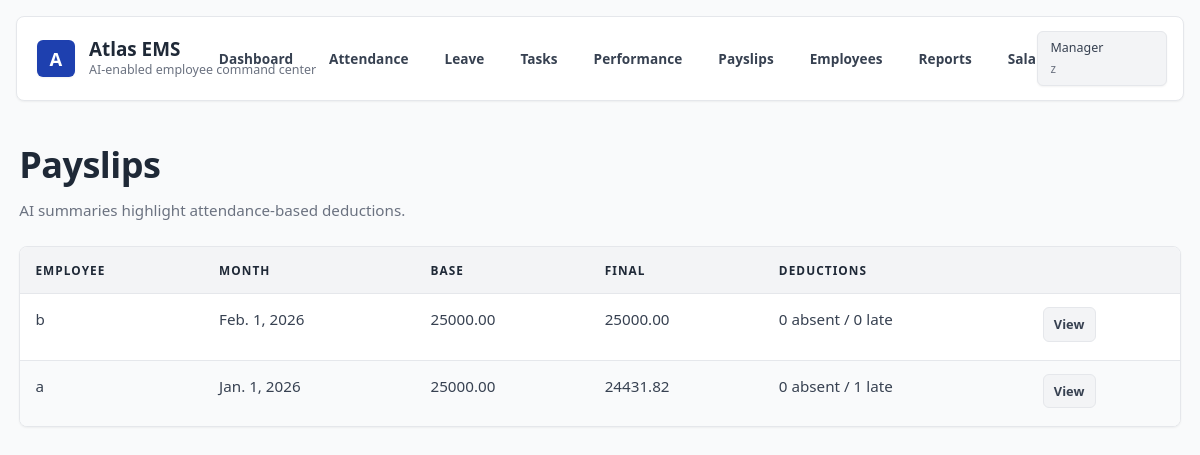
Page /payslips/ (signed in) on the committed database.
### ems/models.py (models this page shows, shortened)
class User(AbstractUser):
    ROLE_HR = 'HR'
    ROLE_MANAGER = 'MANAGER'
    ROLE_EMPLOYEE = 'EMPLOYEE'
    ROLE_CHOICES = [
        (ROLE_HR, 'HR'),
        (ROLE_MANAGER, 'Manager'),
        (ROLE_EMPLOYEE, 'Employee'),
    ]
    role = models.CharField(max_length=20, choices=ROLE_CHOICES, default=ROLE_EMPLOYEE)
    department = models.CharField(max_length=80, blank=True)
    leave_balance = models.IntegerField(default=12)
    def is_hr(self):
        return self.role == self.ROLE_HR
    def is_manager(self):
        return self.role == self.ROLE_MANAGER

class SalaryRecord(models.Model):
    employee = models.ForeignKey(User, on_delete=models.CASCADE, related_name='salary_records')
    month = models.DateField()
    base_salary = models.DecimalField(max_digits=10, decimal_places=2)
    final_salary = models.DecimalField(max_digits=10, decimal_places=2, default=Decimal('0.00'))
    late_days = models.IntegerField(default=0)
    absent_days = models.IntegerField(default=0)
    anomaly_flag = models.BooleanField(default=False)
    created_at = models.DateTimeField(auto_now_add=True)
    class Meta:
        ordering = ['-month']
        constraints = [
            models.UniqueConstraint(fields=['employee', 'month'], name='unique_salary_month')
        ]

### ems/views.py (the view)
# urls.py: path('payslips/', views.payslip_list, name='payslip_list'),
@login_required
def payslip_list(request):
    if request.user.is_hr() or request.user.is_manager():
        records = SalaryRecord.objects.select_related('employee').all()
    else:
        records = SalaryRecord.objects.filter(employee=request.user)
    return render(request, 'salary/payslip_list.html', {'records': records})

### ems/templates/salary/payslip_list.html (shortened to what this page needs)
{% extends 'base.html' %}
{% block content %}
<section class="page-header">
    <div>
        <h1>Payslips</h1>
        <p>AI summaries highlight attendance-based deductions.</p>
    </div>
</section>
<div class="table-wrap">
    <table class="data-table">
        <thead>
            <tr>
                {% if user.is_hr or user.is_manager %}<th>Employee</th>{% endif %}
                <th>Month</th>
                <th>Base</th>
                <th>Final</th>
                <th>Deductions</th>
                <th></th>
            </tr>
        </thead>
        <tbody>
            {% for record in records %}
                <tr>
                    {% if user.is_hr or user.is_manager %}<td>{{ record.employee.get_full_name|default:record.employee.username }}</td>{% endif %}
                    <td>{{ record.month }}</td>
                    <td>{{ record.base_salary }}</td>
                    <td>{{ record.final_salary }}</td>
                    <td>{{ record.absent_days }} absent / {{ record.late_days }} late</td>
                    <td class="actions"><a href="{% url 'payslip_detail' record.pk %}">View</a></td>
                </tr>
            {% endfor %}
        </tbody>
    </table>
</div>
{% endblock %}

### ems/templates/base.html (shortened to what this page needs)
{% load static %}
<!doctype html>
<html lang="en">
<head>
    <link rel="stylesheet" href="{% static 'ems/app.css' %}">
</head>
<body>
    <header class="site-header">
        <div class="brand">
            <span class="brand-mark">A</span>
            <div>
                <div class="brand-title">Atlas EMS</div>
                <div class="brand-subtitle">AI-enabled employee command center</div>
            </div>
        </div>
        <nav class="site-nav">
            {% if user.is_authenticated %}
                <a href="{% url 'dashboard' %}">Dashboard</a>
                <a href="{% url 'attendance_list' %}">Attendance</a>
                <a href="{% url 'leave_list' %}">Leave</a>
                <a href="{% url 'task_list' %}">Tasks</a>
                <a href="{% url 'performance_list' %}">Performance</a>
                <a href="{% url 'payslip_list' %}">Payslips</a>
                {% if user.is_hr or user.is_manager %}
                    <a href="{% url 'employee_list' %}">Employees</a>
                    <a href="{% url 'reports' %}">Reports</a>
                    <a href="{% url 'salary_list' %}">Salary</a>
                {% endif %}
                <form action="{% url 'logout' %}" method="post" class="inline-form">
                    <button type="submit" class="ghost">Logout</button>
                </form>
            {% else %}
                <a href="{% url 'login' %}">Login</a>
            {% endif %}
        </nav>
        {% if user.is_authenticated %}
            <div class="role-chip">
                <span>{{ user.get_role_display }}</span>
                <small>{{ user.username }}</small>
            </div>
        {% endif %}
    </header>
    <main class="page">
        {% block content %}{% endblock %}
    </main>
</body>
</html>

### rows in the picture
User: role "Manager", username "z"
SalaryRecord: employee.get_full_name "b", month "Feb. 1, 2026", base_salary "25000.00", final_salary "25000.00", absent_days "0", late_days "0"
SalaryRecord: employee.get_full_name "a", month "Jan. 1, 2026", base_salary "25000.00", final_salary "24431.82", absent_days "0", late_days "1"
